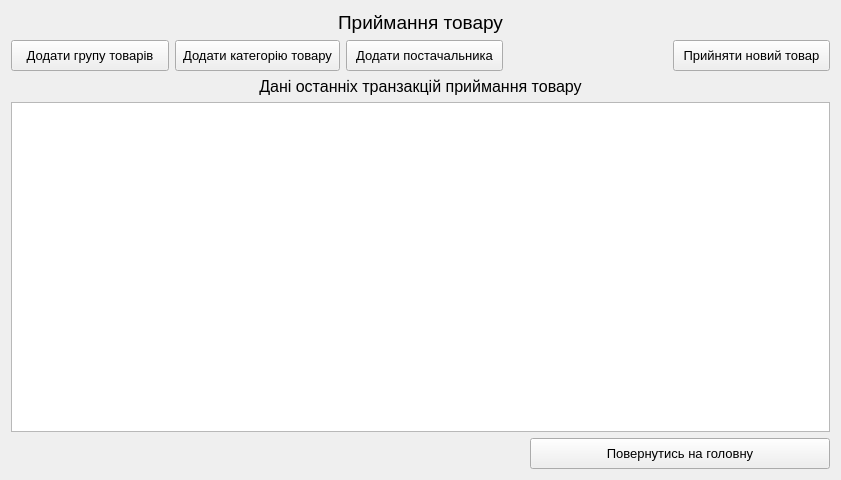
<?xml version="1.0" encoding="UTF-8"?>
<ui version="4.0">
 <class>Acceptance_Goods</class>
 <widget class="QWidget" name="Acceptance_Goods">
  <property name="geometry">
   <rect>
    <x>0</x>
    <y>0</y>
    <width>841</width>
    <height>480</height>
   </rect>
  </property>
  <property name="windowTitle">
   <string>Form</string>
  </property>
  <layout class="QVBoxLayout" name="verticalLayout">
   <item>
    <widget class="QLabel" name="label_2">
     <property name="font">
      <font>
       <pointsize>14</pointsize>
      </font>
     </property>
     <property name="text">
      <string>Приймання товару</string>
     </property>
     <property name="alignment">
      <set>Qt::AlignCenter</set>
     </property>
    </widget>
   </item>
   <item>
    <layout class="QHBoxLayout" name="horizontalLayout_2">
     <item>
      <widget class="QPushButton" name="addGoodsGroupPushButton">
       <property name="maximumSize">
        <size>
         <width>16777215</width>
         <height>42</height>
        </size>
       </property>
       <property name="font">
        <font>
         <pointsize>10</pointsize>
        </font>
       </property>
       <property name="styleSheet">
        <string notr="true">padding: 7;</string>
       </property>
       <property name="text">
        <string>Додати групу товарів</string>
       </property>
      </widget>
     </item>
     <item>
      <widget class="QPushButton" name="addGoodsCategoriesPushButton">
       <property name="maximumSize">
        <size>
         <width>16777215</width>
         <height>42</height>
        </size>
       </property>
       <property name="font">
        <font>
         <pointsize>10</pointsize>
        </font>
       </property>
       <property name="styleSheet">
        <string notr="true">padding: 7;</string>
       </property>
       <property name="text">
        <string>Додати категорію товару</string>
       </property>
      </widget>
     </item>
     <item>
      <widget class="QPushButton" name="addProviderPushButton">
       <property name="maximumSize">
        <size>
         <width>16777215</width>
         <height>42</height>
        </size>
       </property>
       <property name="font">
        <font>
         <pointsize>10</pointsize>
        </font>
       </property>
       <property name="styleSheet">
        <string notr="true">padding: 7;</string>
       </property>
       <property name="text">
        <string>Додати постачальника</string>
       </property>
      </widget>
     </item>
     <item>
      <widget class="QLabel" name="labelS">
       <property name="text">
        <string/>
       </property>
      </widget>
     </item>
     <item>
      <widget class="QPushButton" name="addGoodsButton">
       <property name="maximumSize">
        <size>
         <width>250</width>
         <height>42</height>
        </size>
       </property>
       <property name="font">
        <font>
         <pointsize>10</pointsize>
         <weight>50</weight>
         <bold>false</bold>
        </font>
       </property>
       <property name="styleSheet">
        <string notr="true">padding: 7;</string>
       </property>
       <property name="text">
        <string>Прийняти новий товар</string>
       </property>
      </widget>
     </item>
    </layout>
   </item>
   <item>
    <widget class="QLabel" name="label">
     <property name="font">
      <font>
       <pointsize>12</pointsize>
      </font>
     </property>
     <property name="text">
      <string>Дані останніх транзакцій приймання товару</string>
     </property>
     <property name="alignment">
      <set>Qt::AlignCenter</set>
     </property>
    </widget>
   </item>
   <item>
    <widget class="QTableView" name="historyAcceptanceTableView"/>
   </item>
   <item>
    <layout class="QHBoxLayout" name="horizontalLayout">
     <item>
      <widget class="QLabel" name="label_4">
       <property name="text">
        <string/>
       </property>
      </widget>
     </item>
     <item>
      <widget class="QPushButton" name="goToHomePushButton">
       <property name="maximumSize">
        <size>
         <width>300</width>
         <height>42</height>
        </size>
       </property>
       <property name="font">
        <font>
         <pointsize>10</pointsize>
        </font>
       </property>
       <property name="styleSheet">
        <string notr="true">padding: 7;
</string>
       </property>
       <property name="text">
        <string>Повернутись на головну</string>
       </property>
      </widget>
     </item>
    </layout>
   </item>
  </layout>
 </widget>
 <resources/>
 <connections/>
</ui>
